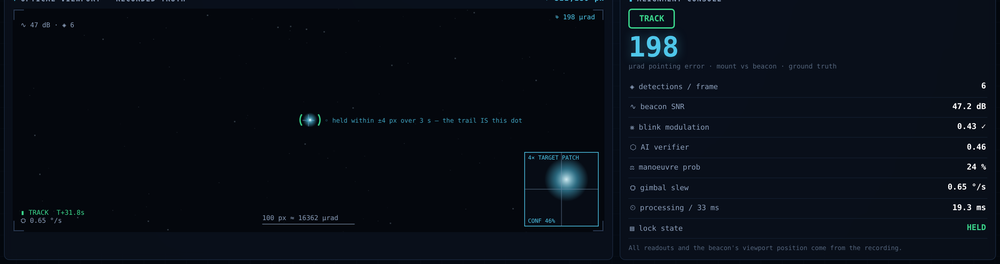
#> input picture tools/deck/console.png, 1000 x 264 px, shrunk from 3008 x 794 before the run
$ python -i rig_detect.py   (imports and definitions only)
#> lines starting #> are read from the running program, lines starting #| are printed output that depends on the picture
#> further down, picture is the input picture: shape (264, 1000, 3); mean B, G, R 22.3, 13.7, 8.1
"""
Beacon detection for the desk rig's optical regime.

Why this exists alongside :mod:`fsoc_pat.detection`:

The mission detector is built for an *unresolved* target -- a beacon at
kilometres range lands inside one pixel, carries no shape, and is found by
top-hat -> matched filter -> CFAR. That chain's first stage removes
everything *larger* than the PSF kernel, which is exactly right when the
signal is a point and the clutter is sky gradient and cloud.

The desk rig inverts that regime. A phone flashlight 1-2 m from a webcam is
a saturated blob 40-80 px across -- far larger than the PSF kernel -- so the
top-hat classifies it as background and erases it, while 1-3 px sensor grain
survives and passes CFAR (in a near-black frame the local noise sigma is
tiny, so grain scores SNR 10+). Observed live on the rig: a blazing
flashlight in frame produced zero detections on it and 24 detections on
empty noise.

So the rig gets a detector matched to its own regime -- find the bright
extended blob, then identify it by its blink -- while identification,
lock hysteresis and control stay the shared idea they always were. The
transfer claim the project makes is about the *identification* principle
(a beacon is known by its modulation, not its brightness), and that is
precisely what is preserved here.
"""
from __future__ import annotations

import time
from collections import deque
from dataclasses import dataclass, field
from typing import Deque, List, Optional, Tuple

import cv2
import numpy as np


@dataclass
class Blob:
    """One bright region in one frame."""
    u: float          # centroid column
    v: float          # centroid row
    area: int         # pixels above threshold
    peak: float       # brightest pixel value, 0-255


def to_gray8(image: np.ndarray) -> np.ndarray:
    """Accept the 12-bit-scaled frames UsbCamera emits, or plain 8-bit."""
    if image.dtype == np.uint16:
        return (image >> 4).astype(np.uint8)
    if image.dtype != np.uint8:
        return np.clip(image, 0, 255).astype(np.uint8)
    return image


class RigBeaconDetector:
    """
    Bright-blob detector.

    The beacon here saturates the sensor, so it is found by absolute
    brightness rather than by local contrast. Two thresholds work together:

      * ``abs_floor`` -- nothing dimmer than this is ever a candidate. This
        is what keeps an empty dark room silent instead of detecting grain:
        with no light source in frame the brightest pixel is well under the
        floor, so there are no candidates at all and the rig holds still.
      * ``rel_fraction`` of the frame maximum -- once something bright IS
        present, this cuts the blob out of its own bloom cleanly.

    ``min_area`` then discards single-pixel noise; a real flashlight core is
    tens to thousands of pixels.
    """

    def __init__(self, abs_floor: int = 110, rel_fraction: float = 0.55,
                 min_area: int = 6, max_area_fraction: float = 0.25,
                 max_blobs: int = 8):
        self.abs_floor = int(abs_floor)
        self.rel_fraction = float(rel_fraction)
        self.min_area = int(min_area)
        self.max_area_fraction = float(max_area_fraction)
        self.max_blobs = int(max_blobs)

    def detect(self, image: np.ndarray) -> List[Blob]:
        gray = to_gray8(image)
        peak = int(gray.max())
#> peak = 255
        if peak < self.abs_floor:
            return []                      # nothing bright enough to be a beacon

        thresh = max(self.abs_floor, int(self.rel_fraction * peak))
#> thresh = 140
        _, mask = cv2.threshold(gray, thresh, 255, cv2.THRESH_BINARY)
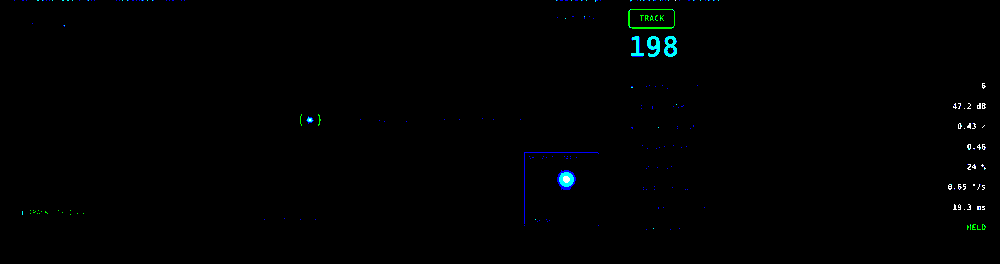
#> mask: shape (264, 1000, 3); mean B, G, R 1.5, 1.3, 0.4
        # Close single-pixel gaps so a blinking source mid-transition still
        # reads as one blob rather than a scatter of fragments.
        mask = cv2.morphologyEx(mask, cv2.MORPH_CLOSE,
                                cv2.getStructuringElement(cv2.MORPH_ELLIPSE, (5, 5)))

#> (the run stopped early here; a loop or call above may not have finished)
